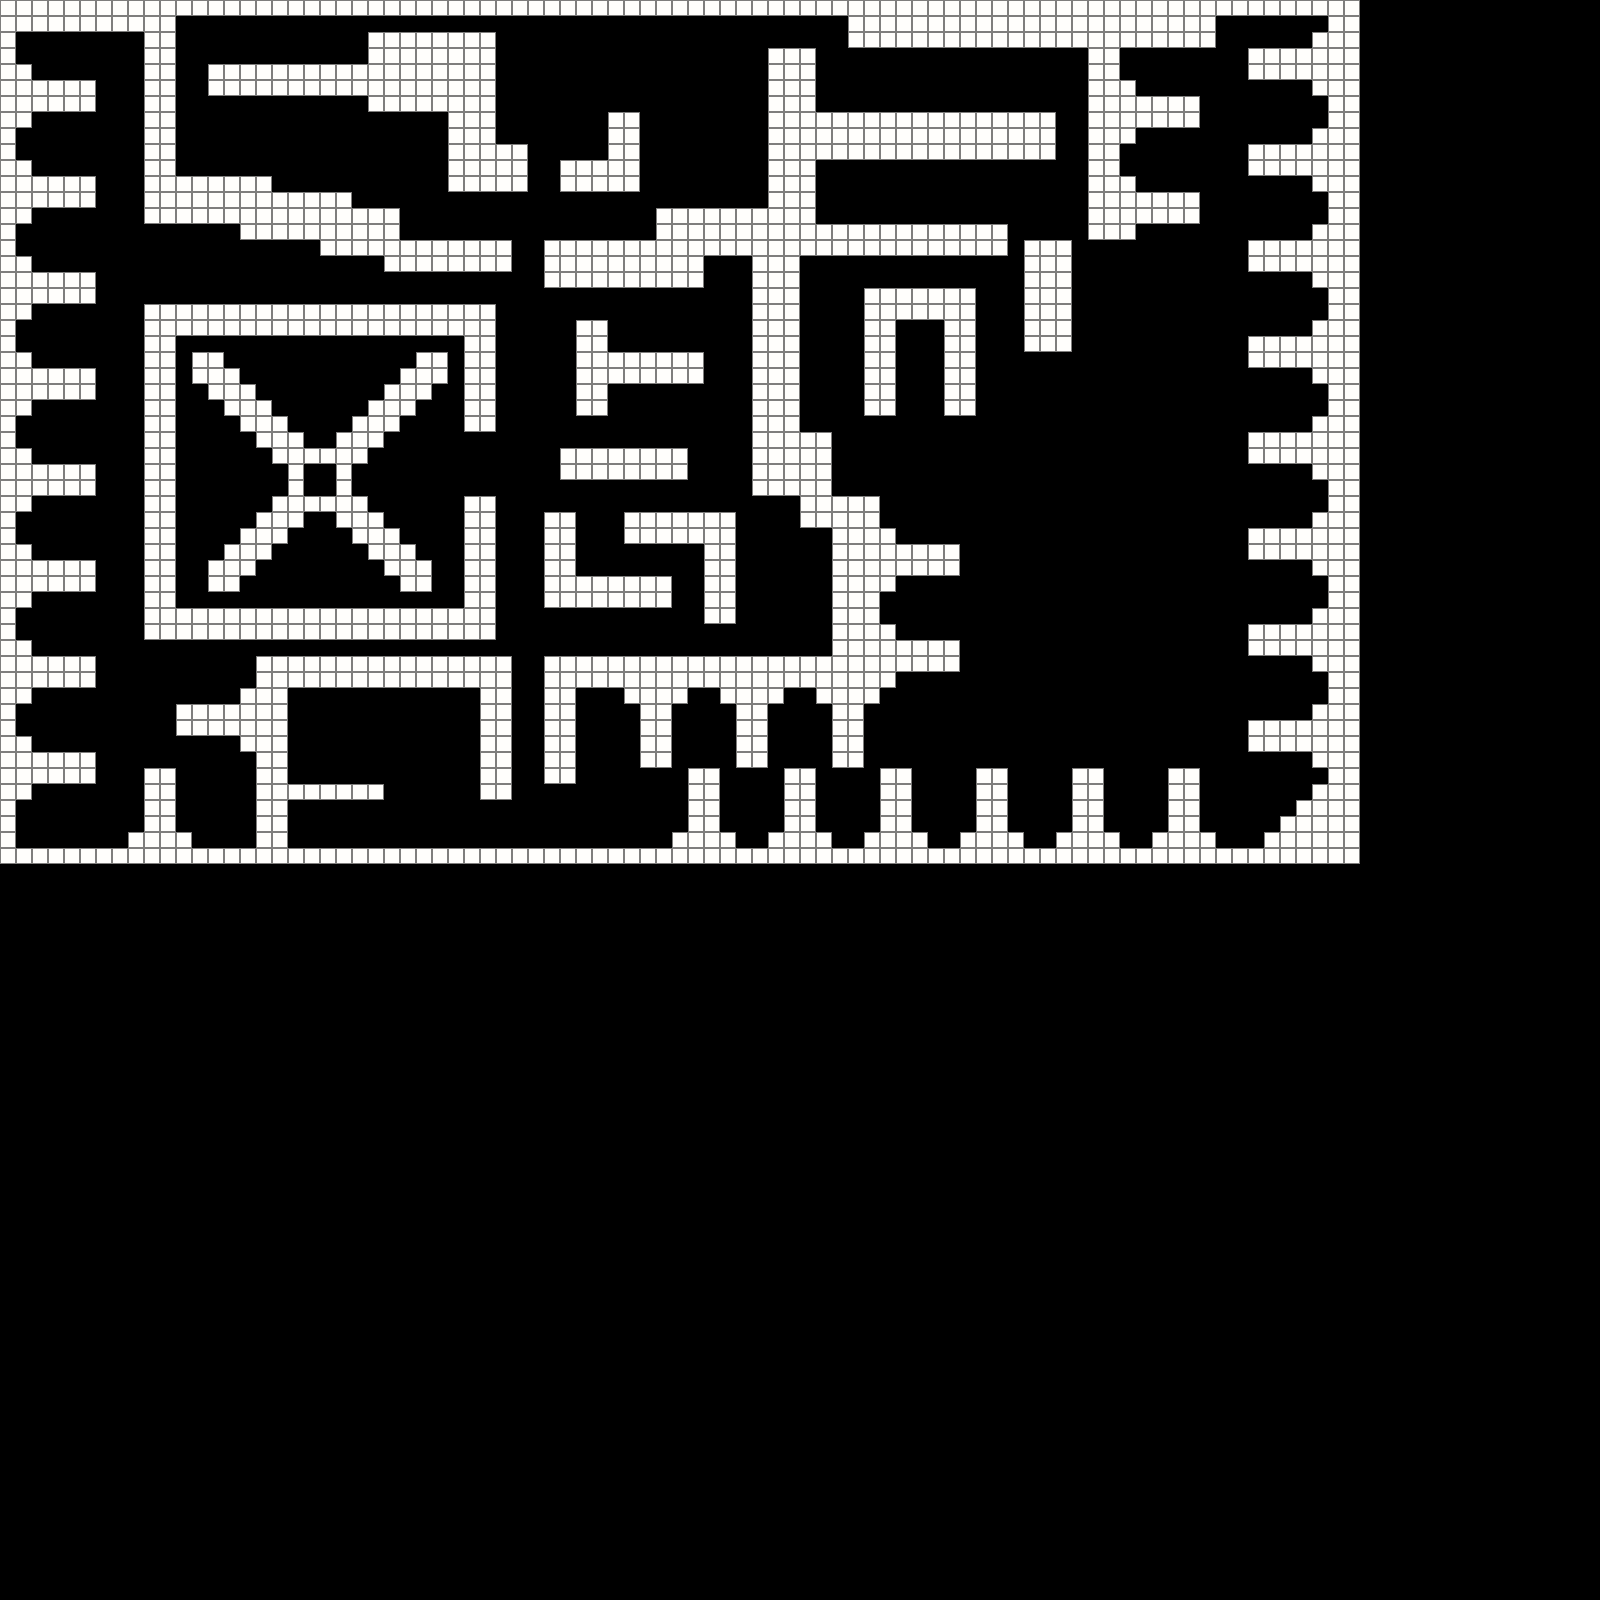

Below is a game level as drawn by its tile map, then a one-line description and the .tmx that defines it (tile-layer data replaced by summaries):
An orthogonal 100x100 tile map with 16x16 px tiles, 1 tile layer (static) and 9 objects (6x player, 3x ai).

<map version="1.0" orientation="orthogonal" renderorder="right-down" width="100" height="100" tilewidth="16" tileheight="16" nextobjectid="23">
 <tileset firstgid="1" name="tileset" tilewidth="16" tileheight="16">
  <image source="tileset.png" width="32" height="16" />
 </tileset>
 <objectgroup name="entities">
  <properties>
   <property name="movement" value="25" />
  </properties>
  <object id="10" type="player" x="384" y="688" width="16" height="16">
   <properties>
    <property name="movement" value="25" />
    <property name="selectable" value="true" />
   </properties>
  </object>
  <object id="13" type="player" x="416" y="688" width="16" height="16">
   <properties>
    <property name="movement" value="25" />
    <property name="selectable" value="true" />
   </properties>
  </object>
  <object id="16" type="ai" x="688" y="96" width="16" height="16">
   <properties>
    <property name="movement" value="25" />
    <property name="selectable" value="false" />
   </properties>
  </object>
  <object id="17" type="ai" x="656" y="96" width="16" height="16">
   <properties>
    <property name="movement" value="25" />
    <property name="selectable" value="false" />
   </properties>
  </object>
  <object id="18" type="player" x="416" y="720" width="16" height="16">
   <properties>
    <property name="movement" value="25" />
    <property name="selectable" value="true" />
   </properties>
  </object>
  <object id="19" type="player" x="384" y="720" width="16" height="16">
   <properties>
    <property name="movement" value="25" />
    <property name="selectable" value="true" />
   </properties>
  </object>
  <object id="20" type="player" x="352" y="720" width="16" height="16">
   <properties>
    <property name="movement" value="10" />
    <property name="selectable" value="true" />
   </properties>
  </object>
  <object id="21" type="player" x="352" y="688" width="16" height="16">
   <properties>
    <property name="movement" value="25" />
    <property name="selectable" value="true" />
   </properties>
  </object>
  <object id="22" type="ai" x="720" y="96" width="16" height="16">
   <properties>
    <property name="movement" value="25" />
    <property name="selectable" value="false" />
   </properties>
  </object>
 </objectgroup>
 <layer name="static" width="100" height="100">
  <data>[10000 cells, 1712 non-empty, 1 distinct tile ids]</data>
 </layer>
</map>